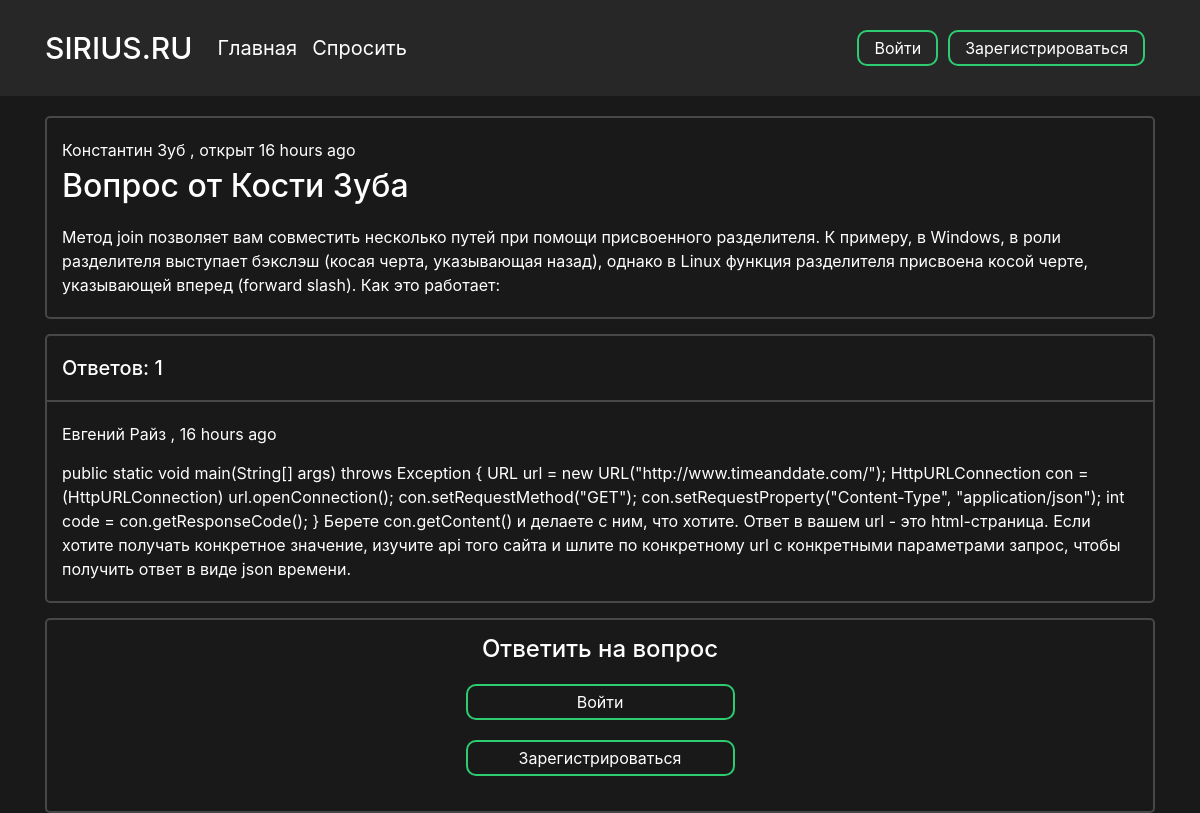
Page /question/2 on the committed database.
### data/users.py (models this page shows, shortened)
class User(SqlAlchemyBase, UserMixin):
    __tablename__ = 'users'
    id = sqlalchemy.Column(sqlalchemy.Integer,
                           primary_key=True, autoincrement=True)
    surname = sqlalchemy.Column(sqlalchemy.String, nullable=True)
    name = sqlalchemy.Column(sqlalchemy.String, nullable=True)
    image_file = sqlalchemy.Column(sqlalchemy.String, nullable=False, default='default.jpg')
    age = sqlalchemy.Column(sqlalchemy.Integer, nullable=True)
    country = sqlalchemy.Column(sqlalchemy.String, nullable=True)
    city = sqlalchemy.Column(sqlalchemy.String, nullable=True)
    email = sqlalchemy.Column(sqlalchemy.String,
                              index=True, unique=True, nullable=True)
    hashed_password = sqlalchemy.Column(sqlalchemy.String, nullable=True)
    registration_date = sqlalchemy.Column(sqlalchemy.DateTime,
                                      default=datetime.datetime.utcnow)

### data/questions.py (models this page shows)
class Question(SqlAlchemyBase):
    __tablename__ = 'questions'
    id = sqlalchemy.Column(sqlalchemy.Integer,
                           primary_key=True, autoincrement=True)
    title = sqlalchemy.Column(sqlalchemy.String)
    text = sqlalchemy.Column(sqlalchemy.String)
    user_id = sqlalchemy.Column(sqlalchemy.Integer,
                                sqlalchemy.ForeignKey("users.id"))
    user = orm.relation('User')
    created_date = sqlalchemy.Column(sqlalchemy.DateTime,
                                      default=datetime.datetime.utcnow)
    def get_answers(self):
        from data import db_session
        db_sess = db_session.create_session()
        answers= db_sess.query(Answer).filter(Answer.question_id == self.id).all()
        return answers

class Answer(SqlAlchemyBase):
    __tablename__ = 'answers'
    id = sqlalchemy.Column(sqlalchemy.Integer,
                           primary_key=True, autoincrement=True)
    text = sqlalchemy.Column(sqlalchemy.String)
    likes = sqlalchemy.Column(sqlalchemy.Integer, default=0)
    is_best = sqlalchemy.Column(sqlalchemy.Boolean, default=False)
    user_id = sqlalchemy.Column(sqlalchemy.Integer,
                                sqlalchemy.ForeignKey("users.id"))
    user = orm.relation('User')
    question_id = sqlalchemy.Column(sqlalchemy.Integer,
                                sqlalchemy.ForeignKey("questions.id"))
    question = orm.relation('Question')
    created_date = sqlalchemy.Column(sqlalchemy.DateTime,
                                      default=datetime.datetime.utcnow)

### main.py (the view, shortened to what this page needs)
@app.route('/question/<int:question_id>', methods=['GET', 'POST'])
def question_page(question_id):
    form = AnswerForm()
    db_sess = db_session.create_session()
    question = db_sess.query(Question).filter(Question.id == question_id).first()
    return render_template(
                        'question.html',
                        id=question_id,
                        question=question,
                        form=form
                    )

### data/db_session.py (called while the page is built)
def create_session() -> Session:
    global __factory
    return __factory()

### templates/question.html (shortened to what this page needs)
<head>
    <link rel="stylesheet" type="text/css" href="{{ url_for('static', filename='css/question.css')}}">
</head>
{% extends "base.html" %}
{% block content %}
<div class="question-wrapper">
    <div class="question">
        <p class="user-name">
            <a href="{{ url_for('profile_page', profile_id = question.user.id) }}">
                {{ question.user.name }} {{ question.user.surname }}
            </a>, открыт {{ moment(question.created_date).fromNow(refresh=True) }}
        </p>
        <h2 class="question-title">{{ question.title }}</h2>
        <p class="question-text">{{ question.text }}</p>
    </div>
</div>
<div class="answers">
    {% set answers = question.get_answers() %}
    <div class="answer-count-wrapper">
        <div class="answer-count">
            <h5 class="counter">Ответов: {{ answers|length }}</h5>
        </div>
    </div>
    <div class="answers-block">
        {% for item in answers %}
            <div class="answer-block-wrapper">
                <div class="answer-block">
                    <p class="user-name">
                        <a href="{{ url_for('profile_page', profile_id = item.user.id) }}">
                            {{ item.user.name }} {{ item.user.surname }}
                        </a>,
                        {{ moment(item.created_date).fromNow(refresh=True) }}</p>
                    <p class="question-text">{{ item.text }}</p>
                </div>
            </div>
        {% endfor %}
    </div>
</div>
<div class="answer-form">
    <h4 class="title">Ответить на вопрос</h4>
    {% if current_user %}
        {% if current_user.is_authenticated %}
            <form class="box" action="" method="post">
                {{ form.hidden_tag() }}
                {{ form.text(type="text", autocomplete="off") }}
                {{ form.submit(type="submit") }}
                {{message}}
            </form>
        {% else %}
            <a class="answer-btn" href="{{ url_for('login') }}">Войти</a>
            <a class="answer-btn" href="{{ url_for('reqister') }}">Зарегистрироваться</a>
        {% endif %}
    {% endif %}
</div>
{% endblock %}

### static/css/question.css (style rules this page uses)
.question, .answers, .answer-form { border: 2px solid rgba(255, 255, 255, 0.2); border-radius: 5px; -webkit-background-clip: padding-box; background-clip: padding-box; }
.question { margin-bottom: 15px; padding: 20px 15px; }
.question .user-name { margin-bottom: 5px }
.question .question-title { margin-bottom: 20px }
.answer-count { padding: 20px 15px; }
.counter { margin: 0; }
.answers { margin-bottom: 15px; }
.answer-block-wrapper:after, .answer-block-wrapper:first-child:before { content: ''; display: block; height: 2px; background: rgba(255, 255, 255, 0.2); margin: 0px }
.answer-block-wrapper:last-child:after { content: none; }
.answer-block { padding: 20px 15px; }
.answer-block .user-name { margin-bottom: 15px }
.answer-form { padding: 15px }
.answer-form .title { margin-bottom: 20px; text-align: center; }
.answer-btn { width: 25%; border:0; background: none; display: block; margin: 20px auto; text-align: center; border: 2px solid #2ecc71; padding: 4px 15px; outline: none; color: white; border-radius: 10px; transition: 0.25s; cursor: pointer; }

### static/css/base.css (style rules this page uses)
html { color: #ffffff }
body { background-color: #191919 !important; color: #ffffff }
a { color: #ffffff; }
p { margin: 0px; }

### rows in the picture
User: user.name "Константин", user.surname "Зуб"
Question: created_date "16 hours ago", title "Вопрос от Кости Зуба", text "Метод join позволяет вам совместить несколько путей при помощи присвоенного разделителя. К примеру, в Windows, в роли разделителя выступает бэкслэш (косая черта, указывающая назад), однако в Linux функция разделителя присвоена косой черте, указывающей вперед (forward slash). Как это работает:"
Answer: user.name "Евгений", user.surname "Райз", created_date "16 hours ago", text "public static void main(String[] args) throws Exception { URL url = new URL(\"http://www.timeanddate.com/\"); HttpURLConnection con = (HttpURLConnection) url.openConnection(); con.setRequestMethod(\"GET\"); con.setRequestProperty(\"Content-Type\", \"application/json\"); int code = con.getResponseCode(); } Берете con.getContent() и делаете с ним, что хотите. Ответ в вашем url - это html-страница. Если хотите получать конкретное значение, изучите api того сайта и шлите по конкретному url с конкретными параметрами запрос, чтобы получить ответ в виде json времени."

### other values in the picture
{{ answers|length }} "1"
